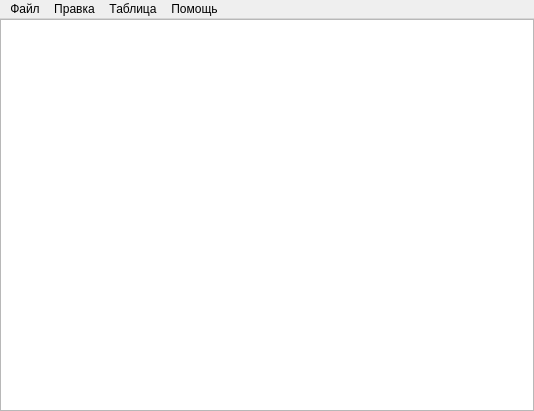
<?xml version="1.0" encoding="UTF-8"?>
<ui version="4.0">
 <class>MainWindow</class>
 <widget class="QMainWindow" name="MainWindow">
  <property name="geometry">
   <rect>
    <x>0</x>
    <y>0</y>
    <width>534</width>
    <height>411</height>
   </rect>
  </property>
  <property name="windowTitle">
   <string>MainWindow</string>
  </property>
  <widget class="QWidget" name="centralwidget">
   <layout class="QVBoxLayout">
    <property name="spacing">
     <number>0</number>
    </property>
    <property name="leftMargin">
     <number>0</number>
    </property>
    <property name="topMargin">
     <number>0</number>
    </property>
    <property name="rightMargin">
     <number>0</number>
    </property>
    <property name="bottomMargin">
     <number>0</number>
    </property>
    <item>
     <widget class="QTableView" name="tw"/>
    </item>
   </layout>
  </widget>
  <widget class="QMenuBar" name="menuBar">
   <property name="geometry">
    <rect>
     <x>0</x>
     <y>0</y>
     <width>534</width>
     <height>21</height>
    </rect>
   </property>
   <widget class="QMenu" name="menu_file">
    <property name="title">
     <string>Файл</string>
    </property>
    <addaction name="action_new"/>
    <addaction name="action_load"/>
    <addaction name="action_save"/>
    <addaction name="action_save_as"/>
    <addaction name="separator"/>
    <addaction name="action_export"/>
    <addaction name="action_export_h"/>
    <addaction name="action_HTML_export"/>
    <addaction name="action_Markdown_export"/>
    <addaction name="separator"/>
   </widget>
   <widget class="QMenu" name="menu_table">
    <property name="title">
     <string>Таблица</string>
    </property>
    <addaction name="action_row_insert"/>
    <addaction name="action_row_delete"/>
    <addaction name="separator"/>
    <addaction name="action_show_modbus"/>
   </widget>
   <widget class="QMenu" name="menu">
    <property name="title">
     <string>Правка</string>
    </property>
    <addaction name="action_undo"/>
    <addaction name="action_redo"/>
    <addaction name="separator"/>
    <addaction name="action_copy"/>
    <addaction name="action_paste"/>
    <addaction name="separator"/>
    <addaction name="action_import"/>
   </widget>
   <widget class="QMenu" name="menu_2">
    <property name="title">
     <string>Помощь</string>
    </property>
    <addaction name="action_about"/>
   </widget>
   <addaction name="menu_file"/>
   <addaction name="menu"/>
   <addaction name="menu_table"/>
   <addaction name="menu_2"/>
  </widget>
  <action name="action_load">
   <property name="icon">
    <iconset resource="../baseedit.qrc">
     <normaloff>:/icons/res/folder.png</normaloff>:/icons/res/folder.png</iconset>
   </property>
   <property name="text">
    <string>Загрузить базу</string>
   </property>
   <property name="shortcut">
    <string>Ctrl+L</string>
   </property>
  </action>
  <action name="action_save">
   <property name="icon">
    <iconset resource="../baseedit.qrc">
     <normaloff>:/icons/res/disk_blue.png</normaloff>:/icons/res/disk_blue.png</iconset>
   </property>
   <property name="text">
    <string>Сохранить базу</string>
   </property>
   <property name="shortcut">
    <string>Ctrl+S</string>
   </property>
  </action>
  <action name="action_export">
   <property name="icon">
    <iconset resource="../baseedit.qrc">
     <normaloff>:/icons/res/export1.png</normaloff>:/icons/res/export1.png</iconset>
   </property>
   <property name="text">
    <string>Экспорт .inc-файла</string>
   </property>
  </action>
  <action name="action_new">
   <property name="text">
    <string>Новая база</string>
   </property>
  </action>
  <action name="action_row_insert">
   <property name="icon">
    <iconset resource="../baseedit.qrc">
     <normaloff>:/icons/res/row_add.png</normaloff>:/icons/res/row_add.png</iconset>
   </property>
   <property name="text">
    <string>Вставить строку</string>
   </property>
   <property name="shortcut">
    <string>Ins</string>
   </property>
  </action>
  <action name="action_row_delete">
   <property name="icon">
    <iconset resource="../baseedit.qrc">
     <normaloff>:/icons/res/row_delete.png</normaloff>:/icons/res/row_delete.png</iconset>
   </property>
   <property name="text">
    <string>Удалить строку</string>
   </property>
   <property name="shortcut">
    <string>F8</string>
   </property>
  </action>
  <action name="action_save_as">
   <property name="text">
    <string>Сохранить базу как...</string>
   </property>
  </action>
  <action name="action_copy">
   <property name="icon">
    <iconset resource="../baseedit.qrc">
     <normaloff>:/icons/res/copy.png</normaloff>:/icons/res/copy.png</iconset>
   </property>
   <property name="text">
    <string>Копировать</string>
   </property>
   <property name="shortcut">
    <string>Ctrl+C</string>
   </property>
  </action>
  <action name="action_paste">
   <property name="icon">
    <iconset resource="../baseedit.qrc">
     <normaloff>:/icons/res/paste.png</normaloff>:/icons/res/paste.png</iconset>
   </property>
   <property name="text">
    <string>Вставить</string>
   </property>
   <property name="shortcut">
    <string>Ctrl+V</string>
   </property>
  </action>
  <action name="action_undo">
   <property name="icon">
    <iconset resource="../baseedit.qrc">
     <normaloff>:/icons/res/undo.png</normaloff>:/icons/res/undo.png</iconset>
   </property>
   <property name="text">
    <string>Отмена</string>
   </property>
   <property name="shortcut">
    <string>Ctrl+Z</string>
   </property>
  </action>
  <action name="action_redo">
   <property name="icon">
    <iconset resource="../baseedit.qrc">
     <normaloff>:/icons/res/redo.png</normaloff>:/icons/res/redo.png</iconset>
   </property>
   <property name="text">
    <string>Повтор</string>
   </property>
   <property name="shortcut">
    <string>Ctrl+Y</string>
   </property>
  </action>
  <action name="action_import">
   <property name="icon">
    <iconset resource="../baseedit.qrc">
     <normaloff>:/icons/res/import1.png</normaloff>:/icons/res/import1.png</iconset>
   </property>
   <property name="text">
    <string>Импорт</string>
   </property>
  </action>
  <action name="action_about">
   <property name="text">
    <string>О программе</string>
   </property>
  </action>
  <action name="action_HTML_export">
   <property name="text">
    <string>Экспорт HTML в буфер обмена</string>
   </property>
  </action>
  <action name="action_show_modbus">
   <property name="checkable">
    <bool>true</bool>
   </property>
   <property name="text">
    <string>Регистры modbus</string>
   </property>
  </action>
  <action name="action_export_h">
   <property name="text">
    <string>Экспорт .h-файла</string>
   </property>
  </action>
  <action name="action_Markdown_export">
   <property name="text">
    <string>Экспорт Markdown в буфер обмена</string>
   </property>
  </action>
 </widget>
 <resources>
  <include location="../baseedit.qrc"/>
 </resources>
 <connections/>
</ui>
